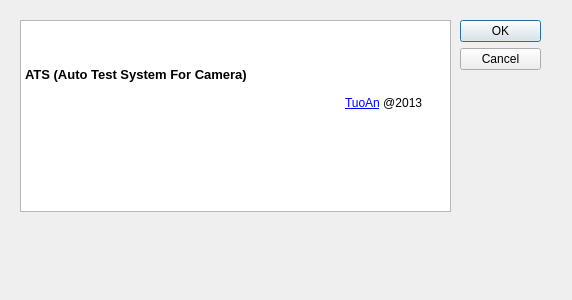
<?xml version="1.0" encoding="UTF-8"?>
<ui version="4.0">
 <class>AboutDialog</class>
 <widget class="QDialog" name="AboutDialog">
  <property name="geometry">
   <rect>
    <x>0</x>
    <y>0</y>
    <width>572</width>
    <height>300</height>
   </rect>
  </property>
  <property name="windowTitle">
   <string>Dialog</string>
  </property>
  <widget class="QDialogButtonBox" name="buttonBox">
   <property name="geometry">
    <rect>
     <x>460</x>
     <y>20</y>
     <width>81</width>
     <height>241</height>
    </rect>
   </property>
   <property name="orientation">
    <enum>Qt::Vertical</enum>
   </property>
   <property name="standardButtons">
    <set>QDialogButtonBox::Cancel|QDialogButtonBox::Ok</set>
   </property>
  </widget>
  <widget class="QTextBrowser" name="textBrowser">
   <property name="geometry">
    <rect>
     <x>20</x>
     <y>20</y>
     <width>431</width>
     <height>192</height>
    </rect>
   </property>
   <property name="html">
    <string>&lt;!DOCTYPE HTML PUBLIC &quot;-//W3C//DTD HTML 4.0//EN&quot; &quot;http://www.w3.org/TR/REC-html40/strict.dtd&quot;&gt;
&lt;html&gt;&lt;head&gt;&lt;meta name=&quot;qrichtext&quot; content=&quot;1&quot; /&gt;&lt;style type=&quot;text/css&quot;&gt;
p, li { white-space: pre-wrap; }
&lt;/style&gt;&lt;/head&gt;&lt;body style=&quot; font-family:'Sans Serif'; font-size:9pt; font-weight:400; font-style:normal;&quot;&gt;
&lt;p style=&quot; margin-top:0px; margin-bottom:0px; margin-left:0px; margin-right:0px; -qt-block-indent:0; text-indent:0px;&quot;&gt;&lt;img src=&quot;:/new/imagess/images/logo.jpg&quot; /&gt;&lt;/p&gt;
&lt;p style=&quot;-qt-paragraph-type:empty; margin-top:0px; margin-bottom:0px; margin-left:0px; margin-right:0px; -qt-block-indent:0; text-indent:0px;&quot;&gt;&lt;br /&gt;&lt;/p&gt;
&lt;p style=&quot; margin-top:0px; margin-bottom:0px; margin-left:0px; margin-right:0px; -qt-block-indent:0; text-indent:0px;&quot;&gt; &lt;/p&gt;
&lt;p style=&quot; margin-top:0px; margin-bottom:0px; margin-left:0px; margin-right:0px; -qt-block-indent:0; text-indent:0px;&quot;&gt;&lt;span style=&quot; font-size:10pt; font-weight:600;&quot;&gt;ATS (Auto Test System For Camera) &lt;/span&gt;&lt;/p&gt;
&lt;p style=&quot;-qt-paragraph-type:empty; margin-top:0px; margin-bottom:0px; margin-left:0px; margin-right:0px; -qt-block-indent:0; text-indent:0px;&quot;&gt;&lt;br /&gt;&lt;/p&gt;
&lt;p style=&quot; margin-top:0px; margin-bottom:0px; margin-left:0px; margin-right:0px; -qt-block-indent:0; text-indent:0px;&quot;&gt;				&lt;a href=&quot;http://www.hztuoan.com/NewVersion/&quot;&gt;&lt;span style=&quot; text-decoration: underline; color:#0000ff;&quot;&gt;TuoAn&lt;/span&gt;&lt;/a&gt; @2013&lt;/p&gt;&lt;/body&gt;&lt;/html&gt;</string>
   </property>
  </widget>
 </widget>
 <resources/>
 <connections>
  <connection>
   <sender>buttonBox</sender>
   <signal>accepted()</signal>
   <receiver>AboutDialog</receiver>
   <slot>accept()</slot>
   <hints>
    <hint type="sourcelabel">
     <x>248</x>
     <y>254</y>
    </hint>
    <hint type="destinationlabel">
     <x>157</x>
     <y>274</y>
    </hint>
   </hints>
  </connection>
  <connection>
   <sender>buttonBox</sender>
   <signal>rejected()</signal>
   <receiver>AboutDialog</receiver>
   <slot>reject()</slot>
   <hints>
    <hint type="sourcelabel">
     <x>316</x>
     <y>260</y>
    </hint>
    <hint type="destinationlabel">
     <x>286</x>
     <y>274</y>
    </hint>
   </hints>
  </connection>
 </connections>
</ui>
